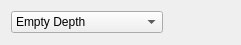
<ui version="4.0" >
 <author>Rajko Albrecht</author>
 <comment>Selector widget for depth enumeration</comment>
 <class>DepthForm</class>
 <widget class="QWidget" name="DepthForm" >
  <property name="geometry" >
   <rect>
    <x>0</x>
    <y>0</y>
    <width>241</width>
    <height>45</height>
   </rect>
  </property>
  <layout class="QHBoxLayout" name="hboxLayout" >
   <item>
    <widget class="KComboBox" name="m_DepthCombo" >
     <property name="toolTip" >
      <string>Select depth of operation</string>
     </property>
     <property name="statusTip" >
      <string>Select depth of operation</string>
     </property>
     <property name="whatsThis" >
      <string>&lt;p >&lt;b>Kind of depth&lt;/b>: &lt;/p>
&lt;p >&lt;i>empty depth&lt;/i>&lt;br />
Just the named directory, no entries. Updates will not pull in any files or subdirectories not already present. &lt;/p>
&lt;p>&lt;i>Files depth&lt;/i>&lt;br />Folder and its file children, but not subdirs. Updates will pull in any files not already present, but not subdirectories. &lt;/p>
&lt;p>&lt;i>Immediate depth&lt;/i>&lt;br />Folder and its entries. Updates will pull in any files or subdirectories not already present; those subdirectories entries will have depth-empty. &lt;/p>
&lt;p>
&lt;i>Infinity depth&lt;/i>&lt;br />Updates will pull in any files or subdirectories not already present; those subdirectories' this_dir entries will have depth-infinity.&lt;br />Equivalent to the pre-1.5 default update behavior. &lt;/p></string>
     </property>
     <item>
      <property name="text" >
       <string>Empty Depth</string>
      </property>
     </item>
     <item>
      <property name="text" >
       <string>Files Depth</string>
      </property>
     </item>
     <item>
      <property name="text" >
       <string>Immediate Depth</string>
      </property>
     </item>
     <item>
      <property name="text" >
       <string>Infinity Depth (recurse)</string>
      </property>
     </item>
    </widget>
   </item>
   <item>
    <spacer name="spacerItem" >
     <property name="orientation" >
      <enum>Qt::Horizontal</enum>
     </property>
     <property name="sizeType" >
      <enum>QSizePolicy::Expanding</enum>
     </property>
     <property name="sizeHint" stdset="0" >
      <size>
       <width>40</width>
       <height>20</height>
      </size>
     </property>
    </spacer>
   </item>
  </layout>
 </widget>
 <layoutdefault spacing="6" margin="11" />
 <customwidgets>
  <customwidget>
   <class>KComboBox</class>
   <extends>QComboBox</extends>
   <header>kcombobox.h</header>
  </customwidget>
 </customwidgets>
 <resources/>
 <connections/>
</ui>
